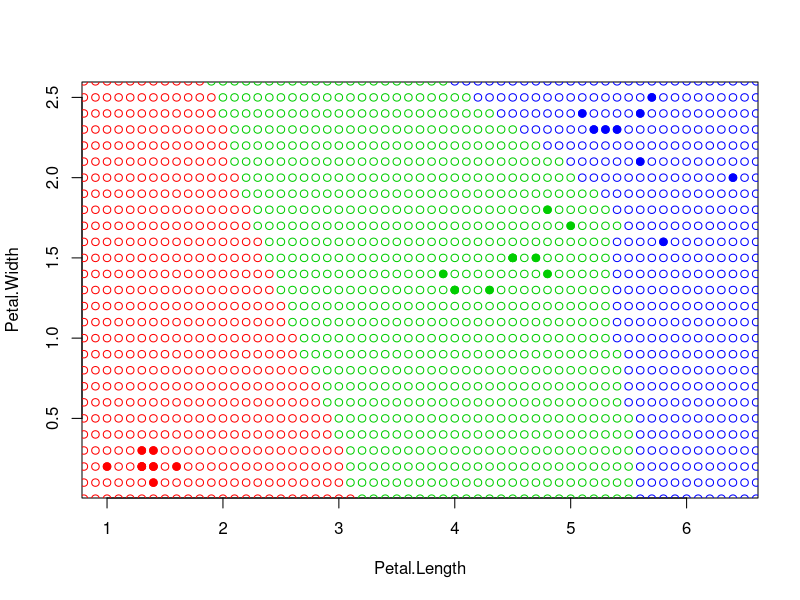

Reproduce this figure in R.
euclideanDistance <- function(u, v){
  return(sqrt(sum((u - v)^2)))
}

oneNN <- function(xl, z, metricFunction =euclideanDistance){
  ##  Сортируем выборку согласно классифицируемого
  
  min_dist = 1e15
  min_dist_class = 'setosa'
  
  l <- dim(xl)[1]
  n <- dim(xl)[2] - 1
  
  for (i in 1:l){
    tmp_dist =metricFunction(xl[i, 1:n], z)
    
    if(tmp_dist < min_dist) {
      min_dist = tmp_dist
      min_dist_class = xl[i, n+1]
    }
  }
  
  return (min_dist_class)
}

colors <- c("setosa" = "red", "versicolor" = "green3",
            "virginica" = "blue")

iris30 = iris[sample(c(1:150), 30, replace=FALSE), 3:5]

plot(iris30[, 1:2], pch = 21, bg = colors[iris30$Species],
     col = colors[iris30$Species])

xl <- iris30[, 1:3]

points_array = c()

for (xtmp in seq(0, 7, by=0.1)){
  for (ytmp in seq(0, 3, by=0.1)){
    z <- c(xtmp,ytmp)
    class <- oneNN(xl, z)
    points_array = c(points_array, c(z))
    points(z[1], z[2], pch = 1, col = colors[class])
  }
}
